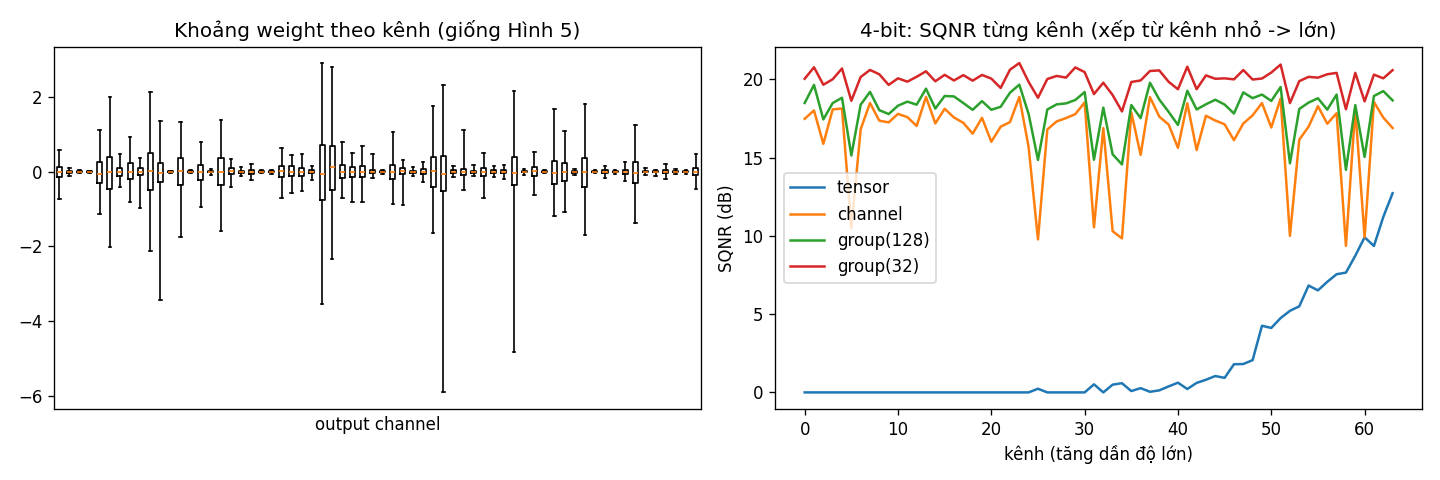

This chart was generated by the following Python code:
"""Bài 4 – Per-tensor vs per-channel vs per-group (§2.2.3, §2.4.2).

Tạo ma trận weight W (64 x 512) có:
  - các kênh (hàng) chênh nhau về độ lớn ~100 lần  (giống Hình 5, MobileNetV2)
  - vài outlier lẻ trong một số hàng                (giống LLM)
rồi so sai số của W_hat và của output W_hat @ x.
Chạy:  python 0-numpy/ex4_granularity.py   -> lưu ex4_granularity.png
"""
import numpy as np
import matplotlib
matplotlib.use("Agg")
import matplotlib.pyplot as plt
from qlib import quant_tensor, sqnr_db

rng = np.random.default_rng(0)
C_out, C_in = 64, 512
row_scale = 10 ** rng.uniform(-2, 0, (C_out, 1))           # mỗi kênh một độ lớn: 0.01 .. 1
W = rng.standard_normal((C_out, C_in)) * row_scale
for r in rng.choice(C_out, 8, replace=False):               # 8 hàng có 1 outlier
    W[r, rng.integers(C_in)] = 8 * row_scale[r, 0] * rng.choice([-1, 1])
x = rng.standard_normal((C_in, 256))                        # 256 input để đo output

configs = [("tensor", None), ("channel", None), ("group", 128), ("group", 32)]
print(f"{'granularity':16s} {'#scale':>7s} | {'W SQNR 8b':>9s} {'4b':>7s} | {'Wx SQNR 8b':>10s} {'4b':>7s}")
for g, gs in configs:
    out = []
    for b in (8, 4):
        W_hat, n_scale = quant_tensor(W, b, symmetric=True, granularity=g, group_size=gs or 128)
        out += [sqnr_db(W, W_hat), sqnr_db(W @ x, W_hat @ x)]
    label = g if gs is None else f"group({gs})"
    print(f"{label:16s} {n_scale:7d} | {out[0]:8.1f}dB {out[2]:6.1f}dB | {out[1]:9.1f}dB {out[3]:6.1f}dB")

# Sai số theo từng kênh ở 4-bit: per-tensor phá hỏng kênh nhỏ
fig, (a1, a2) = plt.subplots(1, 2, figsize=(12, 4))
a1.boxplot(W.T, showfliers=False, whis=(0, 100))
a1.set_title("Khoảng weight theo kênh (giống Hình 5)"); a1.set_xlabel("output channel"); a1.set_xticks([])
order = np.argsort(row_scale[:, 0])
for g, gs in configs:
    W_hat, _ = quant_tensor(W, 4, True, g, gs or 128)
    per_ch = [sqnr_db(W[i], W_hat[i]) for i in order]
    a2.plot(per_ch, label=g if gs is None else f"group({gs})")
a2.set_title("4-bit: SQNR từng kênh (xếp từ kênh nhỏ -> lớn)")
a2.set_xlabel("kênh (tăng dần độ lớn)"); a2.set_ylabel("SQNR (dB)"); a2.legend()
plt.tight_layout()
out = __file__.replace(".py", ".png")
plt.savefig(out, dpi=120)
print("\nđã lưu", out)
